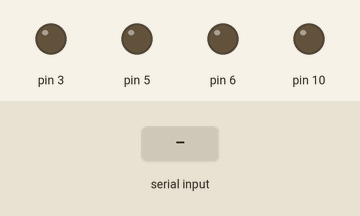
Recording of a program running on a simulated Arduino Uno, built with avr-gcc and run on an emulated ATmega328P. Parts: output pins drawn as LEDs (lit = HIGH). The test bench sets the inputs (shaded band). What the program prints to the serial monitor is not drawn.

Above: at 1.2 s.
1.3 s: "DeviceCheck" received over Serial
At 3.2 s:
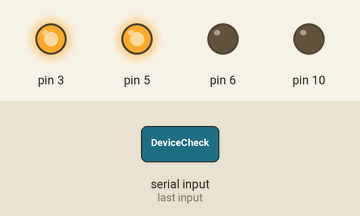
3.8 s: "StartData" received over Serial
At 6.0 s:
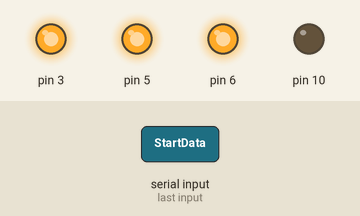
6.3 s: "1" received over Serial
At 7.8 s:
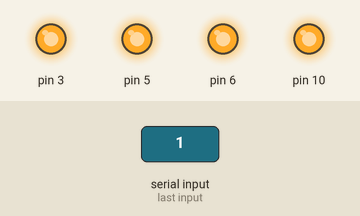
Timing chart, 0 to 9.3 s (numbered marks = the images above; inputs shaded):
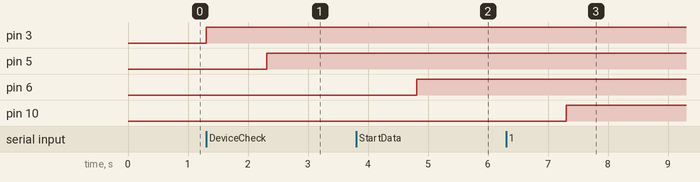

The program:

main.cpp
```cpp
#include <Arduino.h>

char receivedChar;
char* recievedChars;
boolean newData = false;
String receiveString;
boolean isConnected = false;
boolean startData = false;

void setup() {

  Serial.begin(9600);

  pinMode(3, OUTPUT);
  pinMode(5, OUTPUT);
  pinMode(6, OUTPUT);
  pinMode(10, OUTPUT);

}

void recvInfo() {

  if (Serial.available() > 0) {
    digitalWrite(3, HIGH);
    receiveString = Serial.readString();
    if (receiveString == "DeviceCheck")
    {
        Serial.write("1234 asdlfkj temperature front");
        digitalWrite(5, HIGH);
        isConnected = true;
    }
    else if (receiveString == "StartData")
    {
      startData = true;
      digitalWrite(6, HIGH);
    }
    else if (receiveString == "X" || receiveString == "x")
    {
      digitalWrite(3, HIGH);
    }
    else
    {
      Serial.write("other string...");
      digitalWrite(10, HIGH);
    }

    newData = true;
  }

}
void lightLED() {
/*
  int led = (receivedChar - '0');
  while(newData == true) {
    digitalWrite(led, HIGH);
    delay(2000);
    digitalWrite(led, LOW);

    newData = false;
  }*/

}

void loop() {

  recvInfo();
  lightLED();
  if (startData)
    Serial.write('1');

}
```

Measured:
- after the input at 1.3 s, pin 3: LOW → HIGH at once; pin 5: LOW → HIGH after 1.0 s
- after the input at 3.8 s, pin 6: LOW → HIGH after 1.0 s
- after the input at 6.3 s, pin 10: LOW → HIGH after 1.0 s
